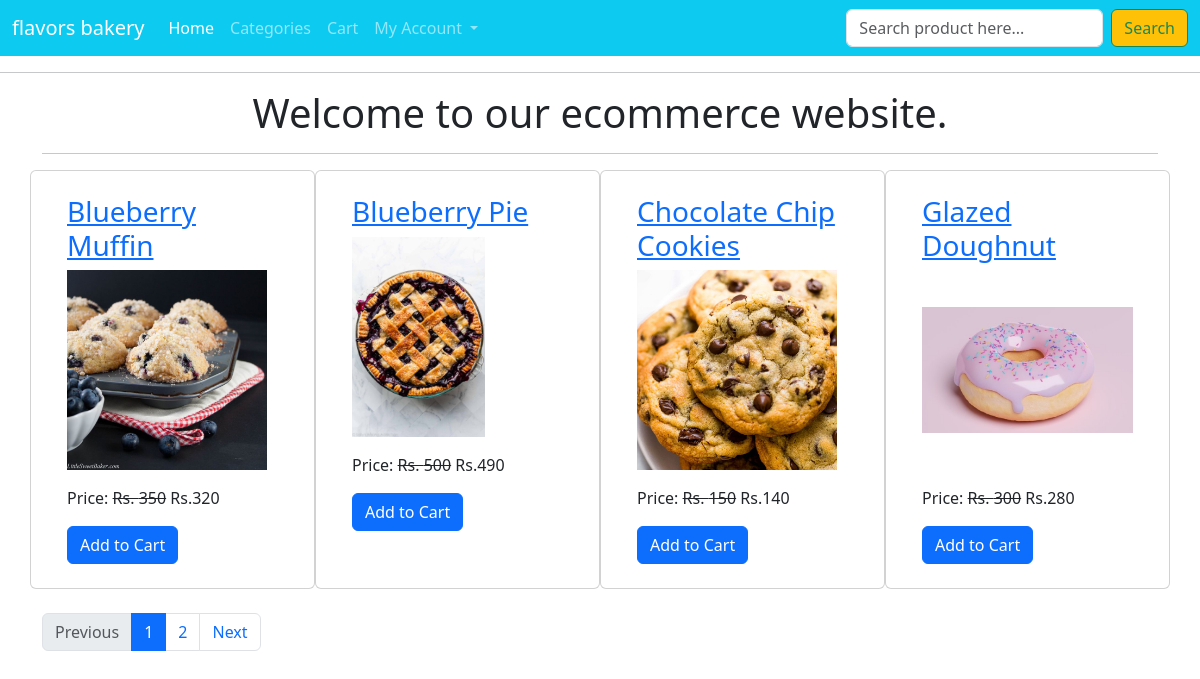
The page / on the database its author committed.
### ecomapp/models.py (models this page shows, shortened)
class Product(models.Model):
    title = models.CharField(max_length=40)
    slug = models.SlugField(unique=True)
    category = models.ForeignKey(Category,on_delete=models.CASCADE)
    image = models.ImageField(upload_to="products")
    marked_price = models.PositiveIntegerField()
    selling_price = models.PositiveIntegerField()
    description =   models.TextField()
    expiry = models.DateField()
    return_policy =models.CharField(max_length=300, null=True,blank = True)
    view_count = models.PositiveIntegerField()

### ecomapp/views.py (the view)
# urls.py: path("",HomeView.as_view(),name="home"),
class HomeView(TemplateView):
    template_name = "home.html"
    def get_context_data(self, **kwargs):
        context =  super().get_context_data(**kwargs)
        all_products = Product.objects.all().order_by("-id")
        paginator = Paginator(all_products,4)
        page_number = self.request.GET.get("page")
        product_list = paginator.get_page(page_number)
        context['product_list'] = product_list
        return context

### templates/home.html (shortened to what this page needs)
{% extends 'base.html' %}
{% block content %}
<div class="container">
    <h1 class="text-center">Welcome to our ecommerce website.</h1>
    <hr>
        <div class="row mt-3">
            {% for p in product_list %}
                <div class="col-md-3 card">
                    <div class="m-4">
                        <h3><a href="{% url 'ecomapp:productdetail' p.slug %}">{{ p.title }}</a></h3>
                        <img src="{{p.image.url}}" class="img-fluid" style="height:200px; object-fit:contain;" />
                        <p class="mt-3">Price: <strike>Rs. {{p.marked_price}}</strike> Rs.{{p.selling_price}}</p>
                        <a href="{% url 'ecomapp:addtocart' p.id %}" class="btn btn-primary">Add to Cart</a>
                    </div>
                </div>
            {% endfor %}
        </div>
<br/>
        <nav aria-label="...">
            <ul class="pagination">
              {% if product_list.has_previous %}
                <li class="page-item">
                  <a class="page-link" href="?page={{ product_list.previous_page_number }}">Previous</a>
                </li>
              {% else %}
                <li class="page-item disabled">
                  <a class="page-link" href="#" tabindex="-1" aria-disabled="true">Previous</a>
                </li>
              {% endif %}
              {% for i in product_list.paginator.page_range %}
                {% if i == product_list.number %}
                  <li class="page-item active"><a class="page-link" href="">{{i}}</a></li>
                {% else %}
                  <li class="page-item"><a class="page-link" href="?page={{i}}">{{i}}</a></li>
                {% endif %}
              {% endfor %}
              {% if product_list.has_next %}
                <li class="page-item">
                  <a class="page-link" href="?page={{ product_list.next_page_number }}">Next</a>
                </li>
              {% else %}
                <li class="page-item disabled">
                  <a class="page-link" href="#" tabindex="-1" aria-disabled="true">Next</a>
                </li>
              {% endif %}
            </ul>
          </nav>
</div>
    {% endblock content %}

### rows shown on the page
Product: title "Blueberry Muffin", image (picture), marked_price "350", selling_price "320"
Product: title "Blueberry Pie", image (picture), marked_price "500", selling_price "490"
Product: title "Chocolate Chip Cookies", image (picture), marked_price "150", selling_price "140"
Product: title "Glazed Doughnut", image (picture), marked_price "300", selling_price "280"

### other values the page prints
{{ i }} "1"
{{ i }} "2"
